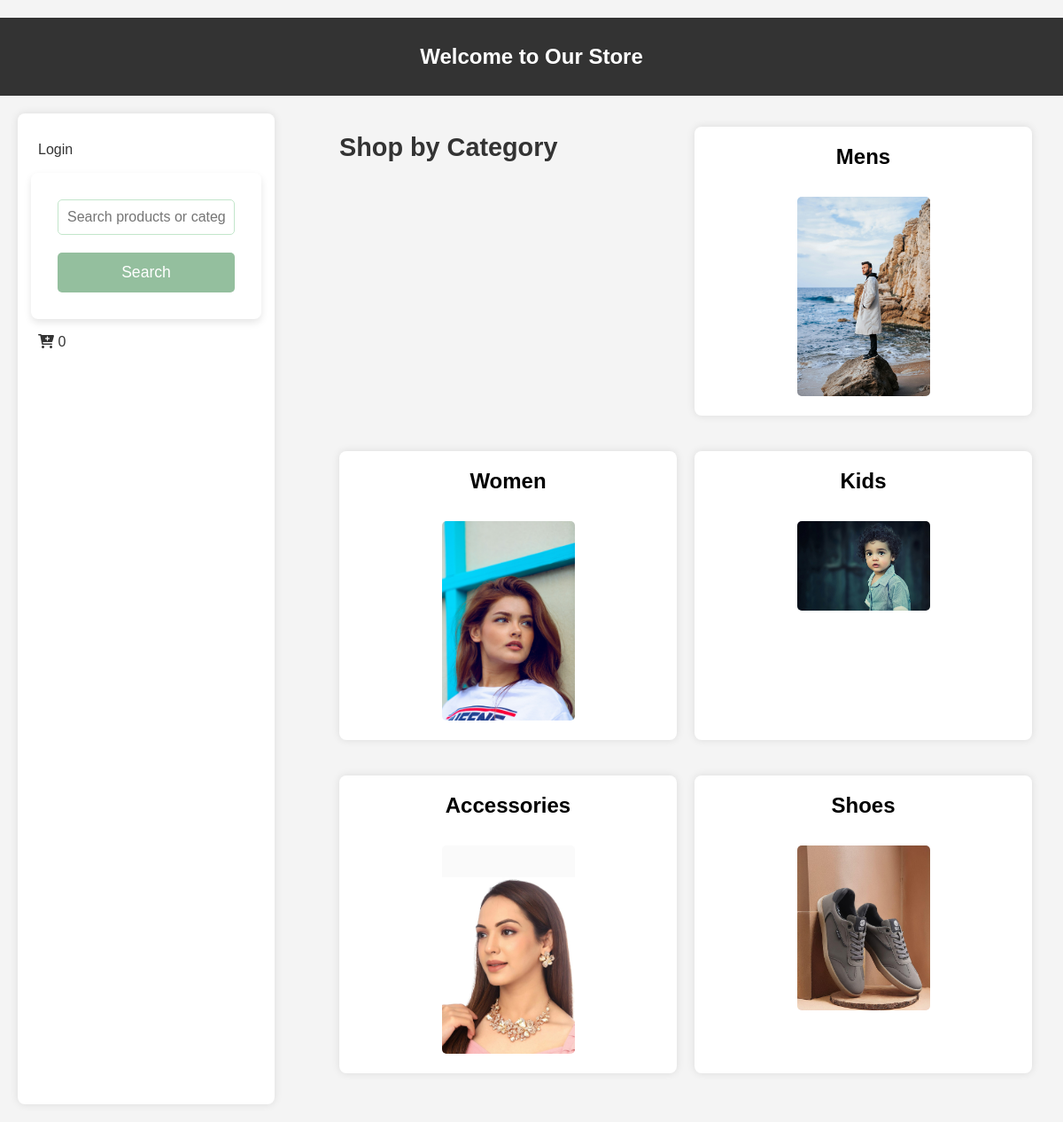
/, run on an earlier commit of the app's database.
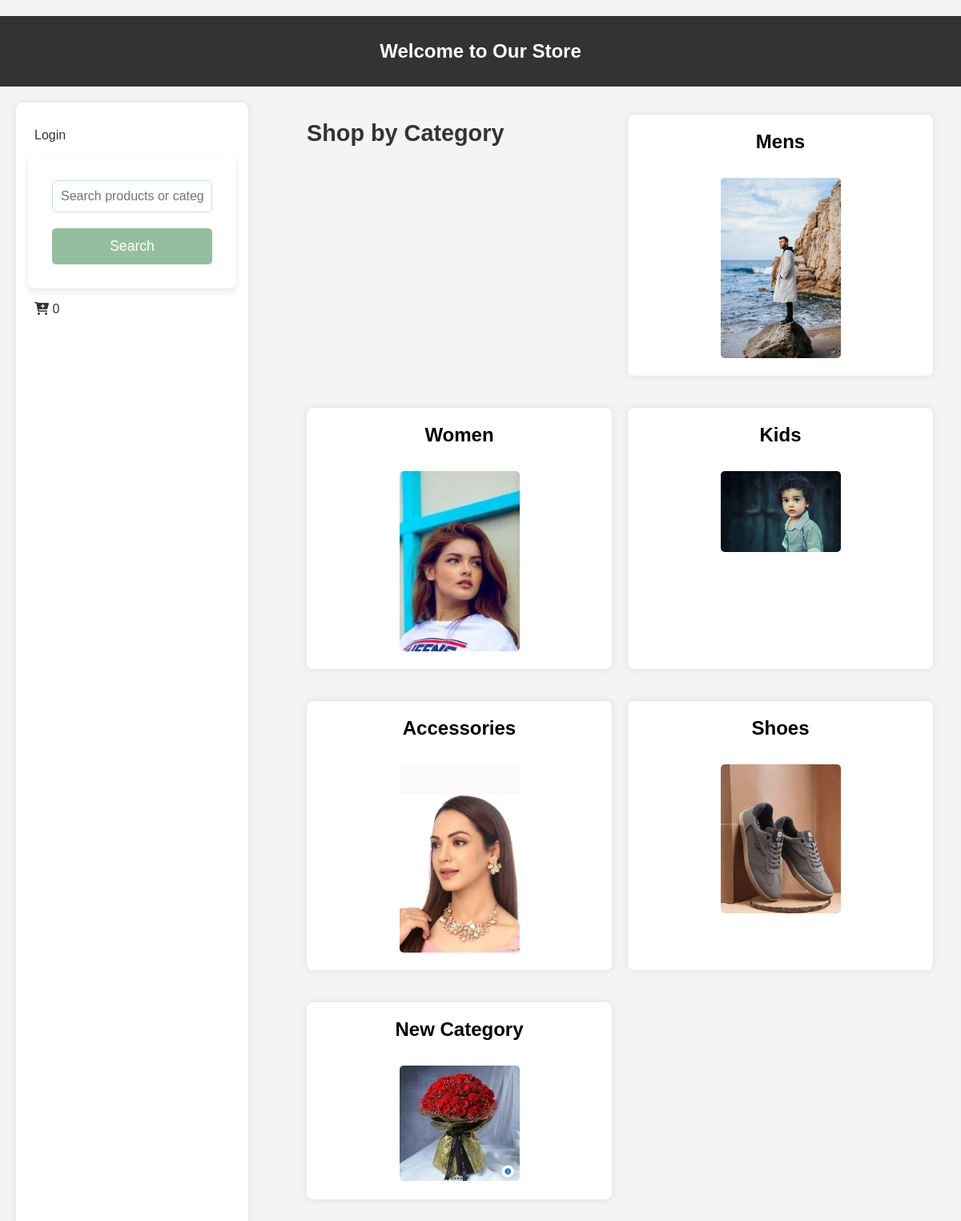
And on a later commit of the database.
### app/models.py (models this page shows, shortened)
class Category(models.Model):
    name = models.CharField(max_length=100)
    image = models.ImageField(upload_to="category_images/", null=True, blank=True)
    user = models.ForeignKey(User, on_delete=models.CASCADE, null=True)

### app/views.py (the view)
# urls.py: path('', homepage, name='homepage'),
def homepage(request):
    categories = Category.objects.all()
    return render(request, 'index.html', {'categories': categories, 'user': request.user})

### app/templatetags/cart_counts.py (called while the page is built)
@register.simple_tag
def count_cart(request):
    if not request.user.is_authenticated:
        return 0
    cart_items = AddToCart.objects.filter(user=request.user)
    total_quantity = sum(cart_item.quantity for cart_item in cart_items)
    return total_quantity

### templates/index.html (shortened to what this page needs)
{% load static %}
{% load cart_counts %}
<!DOCTYPE html>
<html lang="en">
<head>
    <link href="https://cdnjs.cloudflare.com/ajax/libs/font-awesome/6.0.0-beta3/css/all.min.css" rel="stylesheet">
    <link rel="stylesheet" href="{% static 'static.css' %}">
</head>
<body>
    <header>
        <h2>Welcome to Our Store</h2>
    </header>
    <div class="container">
        <div class="sidebar">
            {% if user.is_authenticated %}
                {% if user.profile.is_vendor %}
                    <a href="/create/">Create Category</a>
                {% endif %}
                <a href="/profile/">Profile</a>
                <a href="/logout/">Logout</a>
                <a href="/create_user/">Create User</a>
            {% else %}
                <a href="/login/">Login</a>
            {% endif %}
            <form action="/search/" method="GET" class="search-form">
                <input type="text" name="q" placeholder="Search products or categories" class="search-input">
                <button type="submit" class="search-button">Search</button>
            </form>
            <a href="/cart/">
                <i class="fa-solid fa-cart-plus cart-icon"></i>
                {% count_cart request %}
            </a>
        </div>
        <section class="category-list">
            <h2>Shop by Category</h2>
            {% for category in categories %}
                <div class="category">
                    <div class="category-item">
                        <h3>
                            <a href="/sub_category/{{ category.id }}">{{ category.name }}</a>
                        </h3>
                        <div class="category-image">
                            {% if category.image %}
                                <img src="{{ category.image.url }}" alt="{{ category.name }}" style="max-width: 150px; height: auto;">
                            {% else %}
                                <p>No image available</p>
                            {% endif %}
                        </div>
                    </div>
                </div>
            {% empty %}
                <p>No categories available.</p>
            {% endfor %}
        </section>
    </div>
</body>
</html>

What changed in the data, as far as the page shows it:
added Category: name "New Category", image (picture)
